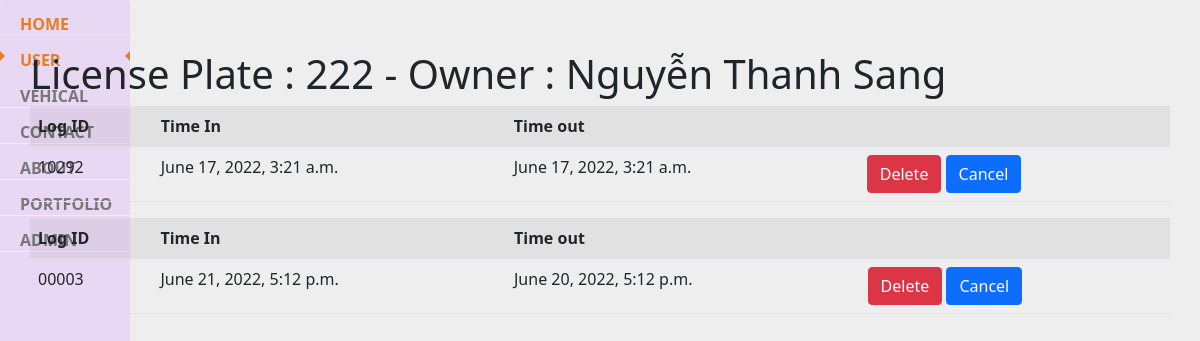
Page /parkingmanage/8/viewlog on the committed database.
### parkingmanage/models.py (models this page shows, shortened)
class ParkingLog(models.Model):
    logId = models.TextField(max_length=10)
    timeIn = models.DateTimeField(null=True)
    timeOut = models.DateTimeField(null=True)
    vehicle = models.ForeignKey(Vehicle,
                            on_delete=models.CASCADE,
                            blank=True,
                            null=True)

class Vehicle(models.Model):
    licensePlate = models.TextField(max_length=10)
    color = models.TextField(max_length=255, null=True)
    type = models.TextField(max_length=255, null=True)
    brand = models.TextField(max_length=255, null=True)
    user = models.ForeignKey(User,
                            on_delete=models.CASCADE,
                            blank=True,
                            null=False)

class User(models.Model):
    code = models.TextField(max_length=10)
    name = models.TextField(max_length=255, null=True)
    phone = models.CharField(max_length=10, validators=[RegexValidator(r'^\d{1,10}$')], null=True)
    email = models.EmailField(blank=False, null=True)
    address = models.TextField(blank=True, null=True)

### parkingmanage/views.py (the view)
# urls.py: path('<int:id>/viewlog', view_log , name='view_log'),
def view_log(request, id):
    logs = ParkingLog.objects.all()
    _delete = []
    for _log in logs :
        if _log.vehicle.id == id :
            _delete.append(_log.logId)
    _logs = logs.filter(logId__in=_delete)
    context = {'logs': _logs}
    return render(request, 'logview.html', context)

### parkingmanage/templates/logview.html
{% extends 'base.html' %}
{% block content %}
    <h1> License Plate : {{logs.0.vehicle.licensePlate}} - Owner : {{logs.0.vehicle.user.name}} </h1>
    {% for log in logs %}
    <table class="table table-striped table-hover">
        <thred>
            <th>Log ID</th>
            <th>Time In</th>
            <th>Time out</th>
            <th></th>
        </thred>
        <body>
            <tr>
                <td>{{log.logId}}</td>
                <td>{{log.timeIn}}</td>
                <td>{{log.timeOut}}</td>
                <td>
                    <a href="{% url 'delete' user.id%}" class="btn btn-danger"> Delete </a>
                    <a href="{{ request.META.HTTP_REFERER }}" class="btn btn-primary"> Cancel </a>
                </td>
            </tr>
        </body>
    </table>
    {% endfor %}
{% endblock %}

### rows in the picture
ParkingLog: vehicle.licensePlate "222", vehicle.name "Nguyễn Thanh Sang", logId "10292", timeIn "June 17, 2022, 3:21 a.m.", timeOut "June 17, 2022, 3:21 a.m."
ParkingLog: logId "00003", timeIn "June 21, 2022, 5:12 p.m.", timeOut "June 20, 2022, 5:12 p.m."
